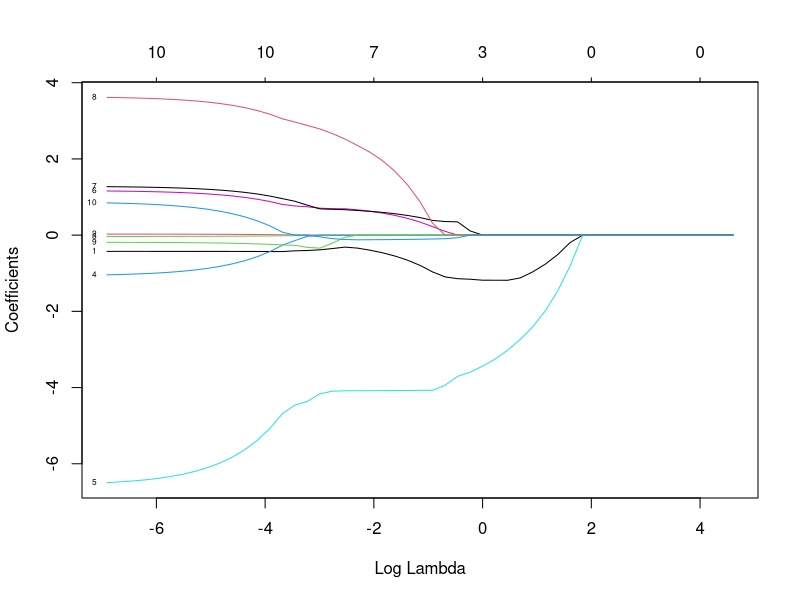
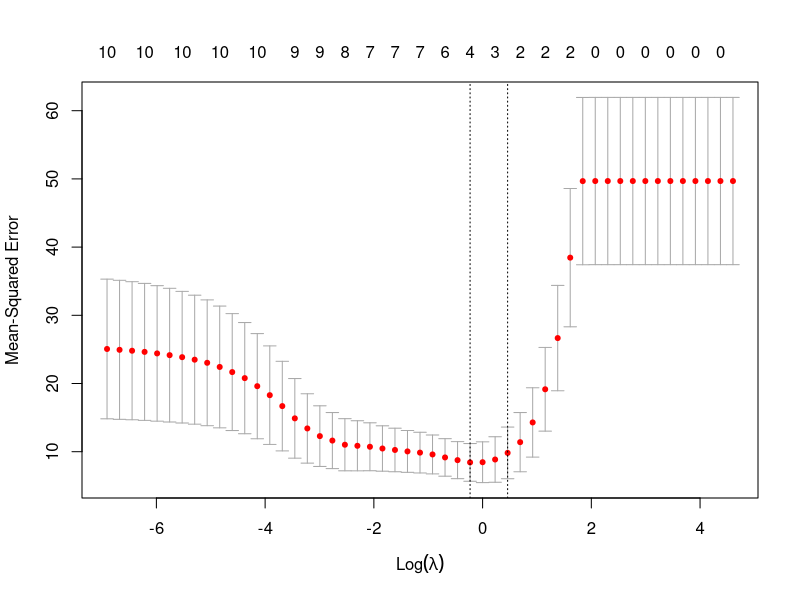
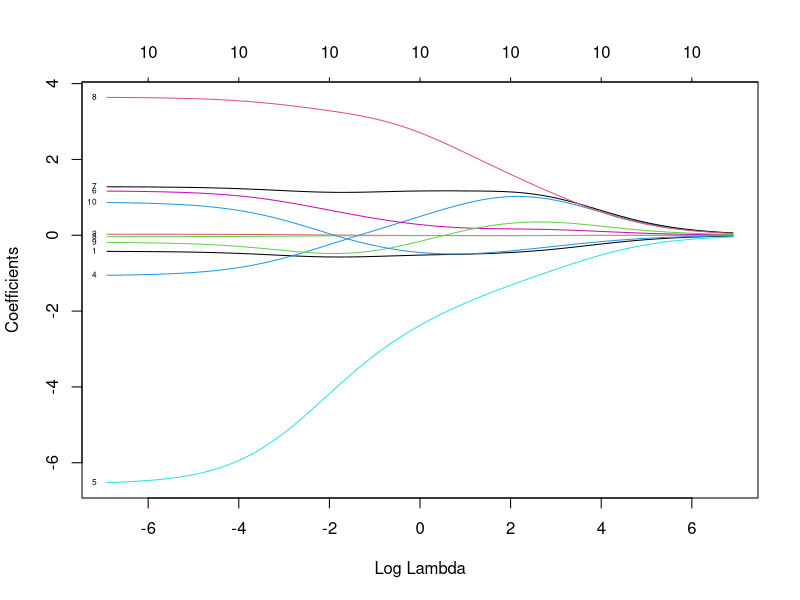
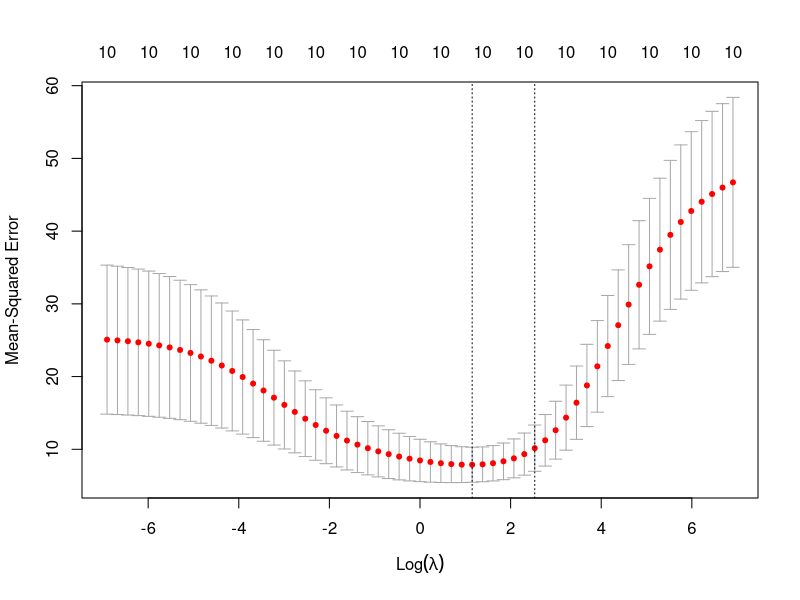
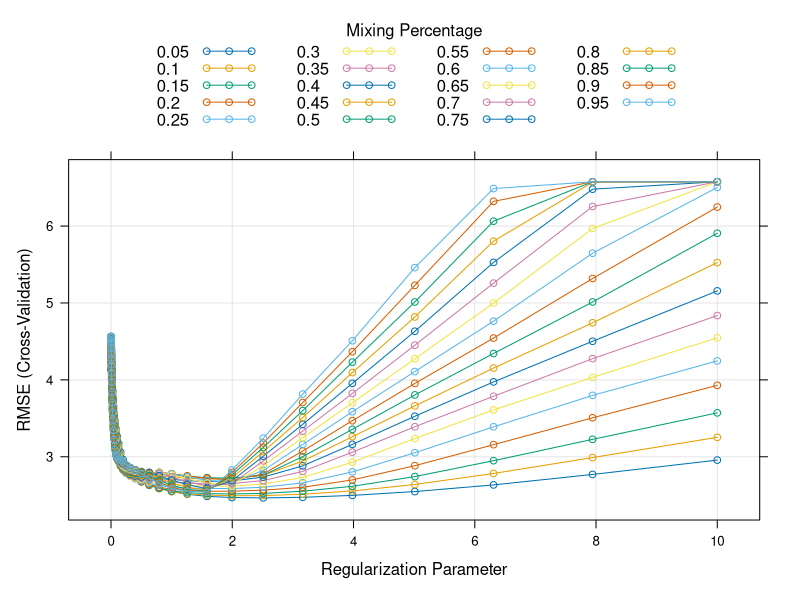

The R script that drew these images, in order:
## ---- chunk 1
library(knitr) # We need the knitr package to set chunk options
library(tidyverse)

# Set default knitr options for knitting code into the report:
opts_chunk$set(echo=TRUE,  # change to FALSE to keep code out of the knitted document
               cache=FALSE, # re-run code that has already been run?
               autodep=TRUE, # assure that caching dependencies are updated correctly
               cache.comments=FALSE, # do not re-run a chunk if only comments are changed
               message=FALSE, # change to FALSE to keep messages out of the knitted document
               warning=FALSE,  # change to FALSE to keep warnings out of the knitted document
               comment = NA,
               tidy = TRUE,
               tidy.opts=list(width.cutoff=60))

theme1 <- theme_bw() +
  theme(axis.text = element_text(size = 8, colour = "#6b3447"),
        axis.title = element_text(size = 10, colour = "#2f2f63"),
        legend.title = element_text(size = 8, colour = "#2f2f63"),
        legend.text = element_text(size = 8, colour = "#6b3447"), 
        title = element_text(size = 12, colour = "#2f2f63"), 
        axis.ticks = element_line(colour = "#6b3447"),
        plot.caption = element_text(size = 8, colour = "#2f2f63"),
        plot.subtitle = element_text(size = 10, colour = "#2f2f63"))
## ---- chunk 2
# Set seed for reproducibility
set.seed(123)

### Create 60-20-20 split for training/validation, query, test sets ###

# Read in data, load as matrix "x" and vector "y"
data(mtcars)
summary(mtcars)

# Set mpg as outcome variable
y <- mtcars$mpg

# Set all other variables as predictors
x <- mtcars %>%
  select(cyl, disp, hp, drat, wt, qsec, vs, am, gear, carb)

# Create training/test index
tr_idx <- sample(1:nrow(x), nrow(x)*.6, replace = FALSE)

# Create training/validation set
x_train <- x[tr_idx,]
y_train <- y[tr_idx]

x_test <- x[-tr_idx,]
y_test <- y[-tr_idx]

# Create query set from test set
qr_idx <- sample(1:nrow(x_test), nrow(x_test)*.5, replace = FALSE)

x_query <- x_test[qr_idx,]
y_query <- y_test[qr_idx]

x_test <- x_test[-qr_idx,]
y_test <- y_test[-qr_idx]
## ---- chunk 3
# Combine x and y for lm function
train <- data.frame(mpg = y_train, x_train)
query <- data.frame(mpg = y_query, x_query)
test <- data.frame(mpg = y_test, x_test)

# Fit linear regression model on training data
lm_fit <- lm(mpg ~ ., data = train)

# Predict new values using the X values in the query data
y_query_lm <- predict(lm_fit, query)

# Calculate MSE on the query set
lm_mse <- sum((y_query - y_query_lm)^2)/length(y_query)
lm_mse
## ---- chunk 4
# Set seed for reproducibility
set.seed(123)

# Load glmnet package
library(glmnet)

# Set lambda values
lambdas <- 10^seq(-3, 2, by = .1)

# Fit lasso model on training set
lasso_fit <- glmnet(as.matrix(x_train), y_train, alpha = 1, lambda = lambdas)

# Plot coefficient values vs. lambda
plot(lasso_fit, xvar = "lambda", label = TRUE)
## ---- chunk 5
# Set seed for reproducibility
set.seed(123)

# Find optimal lambda using built-in cross validation in glmnet package
lasso_cv <- cv.glmnet(as.matrix(x_train), y_train, type.measure = "mse", alpha = 1, lambda = lambdas)

# Visualize error vs. lambda
plot(lasso_cv, col = "red")
## ---- chunk 6
# Predict on query set
y_query_lasso <- predict(lasso_cv, newx = as.matrix(x_query), s = "lambda.min")

# Calculate MSE on the query set
lasso_mse <- sum((y_query - y_query_lasso)^2)/length(y_query)
lasso_mse
## ---- chunk 7
coef(lasso_cv, s = "lambda.min")
## ---- chunk 8
# Set seed for reproducibility
set.seed(123)

# Set lambda values
lambdas <- 10^seq(-3, 3, by = .1)

# Fit ridge model on training set
ridge_fit <- glmnet(as.matrix(x_train), y_train, alpha = 0, lambda = lambdas)

# Plot coefficient values vs. lambda
plot(ridge_fit, xvar = "lambda", label = TRUE)
## ---- chunk 9
# Set seed for reproducibility
set.seed(123)

# Find optimal lambda using built-in cross validation in glmnet package
ridge_cv <- cv.glmnet(as.matrix(x_train), y_train, type.measure = "mse", alpha = 0, lambda = lambdas)

# Visualize error vs. lambda
plot(ridge_cv)
## ---- chunk 10
# Predict on query set
y_query_ridge <- predict(ridge_cv, newx = as.matrix(x_query), s = "lambda.min")

# Calculate MSE on the query set
ridge_mse <- sum((y_query - y_query_ridge)^2)/length(y_query)
ridge_mse
## ---- chunk 11
# Set seed for reproducibility
set.seed(123)

# Load caret library
library(caret)

# Set lambda values
lambdas <- 10^seq(-3, 1, by = .1)

# Initialize vector of alphas 
alphas <- seq(0.05, 0.95, 0.05)

# Create grid of values to search over
tuneGrid <- expand.grid(alpha = alphas, lambda = lambdas)

# Create model training controls for CV
fitControl <- trainControl(method = "cv", 
                           number = 10)

# Train elastic net with cross-validation
cv_elnet <- train(mpg ~ ., data = train, 
                  method = "glmnet", metric = "RMSE", 
                  tuneGrid = tuneGrid, trControl = fitControl) 

# Plot the error vs. lambda for all alphas
plot(cv_elnet)
## ---- chunk 12
# Predict y query values using best elastic net model
y_query_elnet <- predict(cv_elnet, query)

# Calculate MSE on the query set
elnet_mse <- sum((y_query - y_query_elnet)^2)/length(y_query)
elnet_mse
## ---- chunk 13
# Set seed for reproducibility
set.seed(123)

# Combine training and query sets
x_train_query <- data.frame(rbind(x_train, x_query))
y_train_query <- c(y_train, y_query)

# Find optimal lambda on combined sets using built-in cross validation in glmnet package
final_lasso_cv <- cv.glmnet(as.matrix(x_train_query), y_train_query, type.measure = "mse", alpha = 1, lambda = lambdas)

# Predict on test set
y_test_pred <- predict(final_lasso_cv, newx = as.matrix(x_test), s = "lambda.min")

# Calculate MSE on the test set
test_mse <- sum((y_test - y_test_pred)^2)/length(y_test)
test_mse
